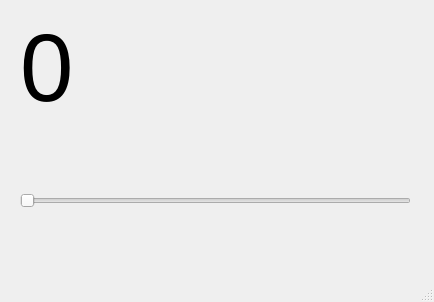
<?xml version="1.0" encoding="UTF-8"?>
<ui version="4.0">
 <class>MainWindow</class>
 <widget class="QMainWindow" name="MainWindow">
  <property name="geometry">
   <rect>
    <x>0</x>
    <y>0</y>
    <width>434</width>
    <height>302</height>
   </rect>
  </property>
  <property name="windowTitle">
   <string>MainWindow</string>
  </property>
  <widget class="QWidget" name="centralwidget">
   <widget class="QSlider" name="horizontalSlider">
    <property name="geometry">
     <rect>
      <x>20</x>
      <y>170</y>
      <width>391</width>
      <height>61</height>
     </rect>
    </property>
    <property name="orientation">
     <enum>Qt::Horizontal</enum>
    </property>
   </widget>
   <widget class="QLabel" name="label">
    <property name="geometry">
     <rect>
      <x>20</x>
      <y>10</y>
      <width>391</width>
      <height>116</height>
     </rect>
    </property>
    <property name="font">
     <font>
      <pointsize>72</pointsize>
     </font>
    </property>
    <property name="text">
     <string>0</string>
    </property>
   </widget>
  </widget>
  <widget class="QMenuBar" name="menubar">
   <property name="geometry">
    <rect>
     <x>0</x>
     <y>0</y>
     <width>434</width>
     <height>21</height>
    </rect>
   </property>
  </widget>
  <widget class="QStatusBar" name="statusbar"/>
 </widget>
 <resources/>
 <connections/>
</ui>
